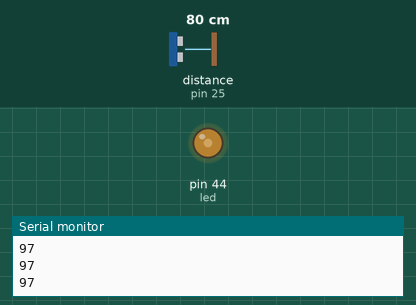
Simulated run of this sketch. Board: Arduino Mega 2560, built with avr-gcc and run on an emulated ATmega2560. Parts: output pins drawn as LEDs (lit = HIGH), the last lines printed to the serial monitor. Wiring (inferred from the names in the program): ultrasonic range finder: trigger pin 24; echo pin 25. Dashed ring = blinking. The inputs (shaded band) are chosen by the test bench; at power-on: distance to the obstacle (sensor on pin 25) 80 cm. The echo pulse lasts 58.3 µs per cm; pins used as bus, display or sensor lines are not drawn.

Above: at 1.2 s.
1.3 s: distance to the obstacle (sensor on pin 25) set to 18 cm
At 1.43 s:
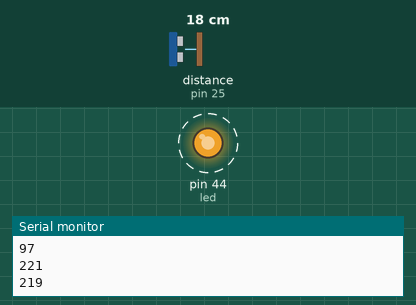
4.3 s: distance to the obstacle (sensor on pin 25) set to 120 cm
At 5.5 s:
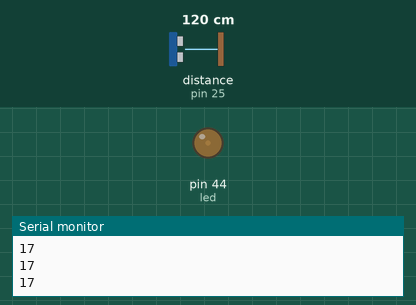
5.8 s: distance to the obstacle (sensor on pin 25) set to 35 cm
At 6.09 s:
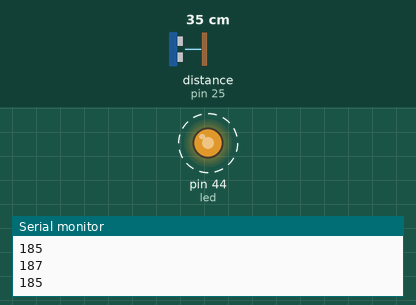
Timing chart, 0 to 14.8 s (numbered marks = the images above; inputs shaded):
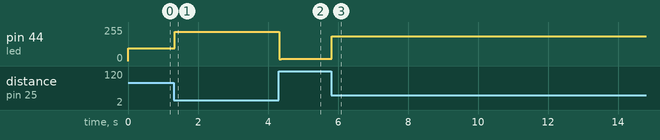

Measured:
- after the input at 1.3 s, pin 44 (led): alternates 221/255 for 0.05 s and 219/255 for 0.11 s, starting at once
- after the input at 5.8 s, pin 44 (led): alternates 187/255 for 0.06 s and 185/255 for 0.11 s, starting at once

The sketch:

ruler.ino
```cpp
/*
 HC-SR04 Ping distance sensor:
 VCC to arduino 5v
 GND to arduino GND
 Echo to Arduino pin 7
 Trig to Arduino pin 8

 This sketch originates from Virtualmix: http://goo.gl/kJ8Gl
 Has been modified by Winkle ink here: http://winkleink.blogspot.com.au/2012/05/arduino-hc-sr04-ultrasonic-distance.html
 And modified further by ScottC here: http://arduinobasics.blogspot.com.au/2012/11/arduinobasics-hc-sr04-ultrasonic-sensor.html
 on 10 Nov 2012.
 */
#include <LiquidCrystal.h>
#include <LCDKeypad.h>

#define echoPin 25 // Echo Pin
#define trigPin 24 // Trigger Pin
//#define LEDPin 13 // Onboard LED
//#define m1  10

byte c_heart[8] = {
  B00000,
  B00000,
  B01010,
  B11111,
  B11111,
  B01110,
  B00100,
  B00000,
};

LCDKeypad lcd;
int maximumRange = 400; // Maximum range needed
int minimumRange = 0; // Minimum range needed
long duration, distance, brightness; // Duration used to calculate distance
int i;
int mode = 0;
int led = 44;

void setup() {
 Serial.begin (9600);
 pinMode(trigPin, OUTPUT);
 //pinMode(m1, OUTPUT);
 pinMode(echoPin, INPUT);
 pinMode(led, OUTPUT);
}

void loop() {
/* The following trigPin/echoPin cycle is used to determine the
 distance of the nearest object by bouncing soundwaves off of it. */
 digitalWrite(trigPin, LOW);
 delayMicroseconds(2);

 digitalWrite(trigPin, HIGH);
 delayMicroseconds(10);

 digitalWrite(trigPin, LOW);
 duration = pulseIn(echoPin, HIGH);

 //Calculate the distance (in cm) based on the speed of sound.
 distance = duration/58.2;

 if (distance >= 3 && distance <= 300){
   brightness = 255 - distance*2;
   analogWrite(led, brightness);
   Serial.println(brightness);
   if(mode != distance)
   {
     lcd.clear();
     lcd.print(distance); }
   }
   mode = distance;


 //Delay 50ms before next reading.
 delay(50);
}
```
